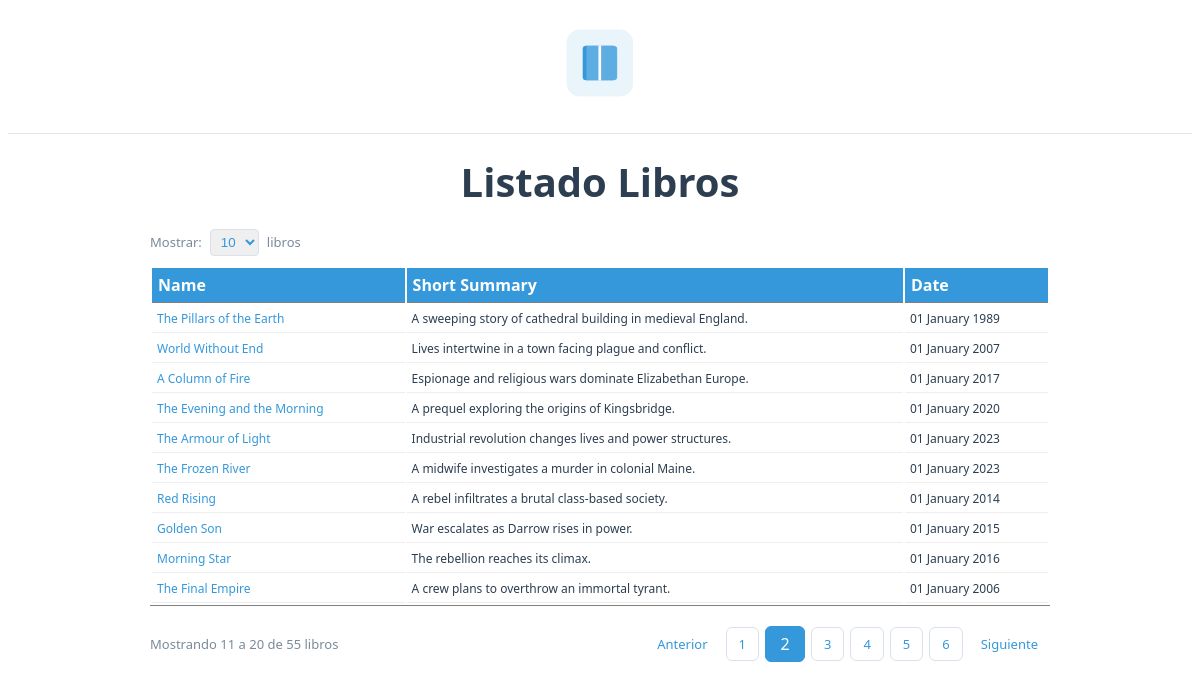
/books.php?firstItem=10&itemsPerPage=10, run on the app's committed database.
### tables this page shows
CREATE TABLE `books` (
  `book_id` mediumint(8) UNSIGNED NOT NULL,
  `book_name` varchar(200) NOT NULL,
  `isbn13` char(13) NOT NULL,
  `first_publication_date` date NOT NULL,
  `url_file` char(26) NOT NULL,
  `cover_image` char(26) NOT NULL,
  `summary` text NOT NULL,
  `shortsummary` varchar(90) NOT NULL
);

### models/mod002_accesoadatos_execute_query.php (called while the page is built, shortened)
 <?php
    function mod002_executeQuery( $strSQL, $attributes ) {
        $link = mod001_conectoBD();
 		try {
			if ( $result = $link->query( $strSQL ) ) {
				if ( $result->num_rows !== 0) {
					$arRetorno[ "status" ][ "codError" ] = "000";
					$arRetorno[ "status" ][ "numRows" ] = $result->num_rows;
					$i = 0;
					while ($row = $result->fetch_array(MYSQLI_ASSOC)) {
						foreach ( $attributes as $element) {
							if (isset($element[2])) {
								if ($element[2] === "bool") {
									$arRetorno["data"][$i][$element[1]] = (bool)$row[$element[0]];
								} else if ($element[2] === "int") {
									if ($row[$element[0]] !== null) {
										$arRetorno["data"][$i][$element[1]] = intval( $row[ $element[ 0 ] ] );
									} else {
										$arRetorno["data"][$i][$element[1]] = null;
									}
								}
							} else {
								$arRetorno["data"][$i][$element[1]] = $row[$element[0]];
							}
						}
						$i++;
					}
				} else {
					$arRetorno["status"]["codError"]    = "001";
					$arRetorno["status"]["strSQL"]      = $strSQL;
				}
			}
		} catch (mysqli_sql_exception $e) {
			error_log($e->getMessage());
			$arRetorno["status"]["codError"]        = "002";
			$arRetorno["status"]["strSQL"]          = $strSQL;
			$arRetorno["status"]["msgError"]        = $e -> getMessage();
		}
        return $arRetorno;
    }
?>

### models/books/mod002_accesoadatos.php (called while the page is built, shortened)
 <?php
	require "models/mod002_accesoadatos_execute_query.php";
	function mod002_getBooksPagination( $firstItem, $itemsPerPage ) {
		$attributes = [
			[ "book_id", "book_id", "int"],
			[ "book_name","book_name"],
			[ "shortsummary","summary"],
			[ "first_publication_date", "first_publication_date"],
			[ "isbn13", "isbn13"],
			[ "cover_image", "cover_image"]
		];
		$strSQL = "SELECT
					`books`.`book_id`,
					`books`.`book_name`,
					`books`.`shortsummary`,
					`books`.`first_publication_date`,
					`books`.`isbn13`,
					`books`.`cover_image`
		FROM `books`
		LIMIT $firstItem, $itemsPerPage
		";
		return mod002_executeQuery($strSQL, $attributes);
	}
	function mod002_getTotalBooks() {
		$attributes = [
			[ "totalBooks", "totalBooks", "int"]
		];
		$strSQL = "SELECT COUNT( * ) AS totalBooks
				   FROM `books`";
		return mod002_executeQuery($strSQL, $attributes);
	}
?>

### models/books/mod003_logica.php (called while the page is built, shortened)
 <?php
	require "models/books/mod002_accesoadatos.php";
	function mod003_getBooksPagination( $firstItem, $itemsPerPage ) {
		$books = mod002_getBooksPagination( $firstItem, $itemsPerPage );
		return $books;
	}
	function mod003_getTotalBooks() {
		$totalBooks = mod002_getTotalBooks();
 		return $totalBooks[ "data" ][ 0 ][ "totalBooks" ];
	}
?>

### books.php (called while the page is built)
<?php
	require "models/books/mod004_presentacion.php";
	if (isset($_GET["book_id"])) {
		$book_id = $_GET["book_id"];
		$html = mod004_getBookDetail($book_id);
	} else {
		if ( isset( $_GET[ "firstItem" ], $_GET[ "itemsPerPage" ]  ) ) {
			$firstItem = $_GET[ "firstItem" ];
			$itemsPerPage = $_GET[ "itemsPerPage" ];
		}else{
			$firstItem = "0";
			$itemsPerPage = "10";
		}
		$html = mod004_getBooksPagination( $firstItem, $itemsPerPage );
	}
	require "views/view_books.php";
?>

### models/books/mod004_presentacion.php (the view, shortened to what this page needs)
<?php
	require "models/books/mod003_logica.php";
	function mod004_getBooksPagination( $firstItem, $itemsPerPage ) {
		$data = mod003_getBooksPagination( $firstItem, $itemsPerPage );
		$title = "Libros";
		$html = "";
		if ($data[ "status" ][ "codError" ] === "000" ){
			$books_data = $data["data"];
			$html .= "<h1>Listado Libros</h1>";
			$html .= mod004_itemsPerPageOptions( $itemsPerPage, $firstItem );
			$html .= "<table id='books_table'>";
			$html .= "<thead><tr>
				<th>Name</th>
				<th>Short Summary</th>
				<th>Date</th>
			</tr></thead>";
			$html .= "<tbody>";
			foreach ( $books_data as $book ) {
				$html .= "<tr>"
							. "<td><a href='books.php?book_id=".$book["book_id"]."'>".$book["book_name"]."</a></td>"
							. "<td>".$book["summary"]."</td>"
							. "<td>".$book["first_publication_date"]."</td>"
							. "</tr>";
			}
			$html .= "</tbody></table>";
			$html .= mod004_controlsPagination( $firstItem, $itemsPerPage );
			return [
				"title" => $title,
				"html" => $html
			];
		} else {
			return mod004_generateError($data[ "status" ]);
		}
	}
	function mod004_itemsPerPageOptions( $currentItemsPerPage, $firstItem) {
		$options = [5, 10, 20, 50];
		$html = "<div class='itemsPerPageControl'><span>Mostrar: </span>";
		$html .= "<form method='GET' id='itemsPerPageForm'>";
		$html .= "<select id='itemsPerPageSelect' name='itemsPerPage' onchange='this.form.firstItem.value=0; this.form.submit();'>";
		foreach ( $options as $option ) {
			$selected = ($option == $currentItemsPerPage) ? "selected" : "";
			$html .= "<option value='$option' $selected>$option</option>";
		}
		$html .= "</select>";
		$html .= "<input type='hidden' name='firstItem' value='0'>";
		$html .= "</form><span>libros</span></div>";
		return $html;
	}
	function mod004_controlsPagination( $firstItem, $itemsPerPage ) {
		$totalBooks = mod003_getTotalBooks();
		$htmlControls = "";
		$htmlControls .= "<div class='pagination_container'>";
		$htmlControls .= "<div class='pagination_info'>Mostrando " . ($firstItem + 1) . " a " . min($firstItem + $itemsPerPage, $totalBooks) . " de $totalBooks libros</div>";
		$currentPage = floor($firstItem / $itemsPerPage) + 1;
		$totalPages = ceil($totalBooks / $itemsPerPage);
		$htmlControls .= "<div class='pagination_controls'>";
		if ( $currentPage > 1 ) {
			$prevPage = $firstItem - $itemsPerPage;
			$htmlControls.= "<div class='control'> <a href='books.php?firstItem=$prevPage&itemsPerPage=$itemsPerPage'>Anterior</a> </div>";
		}else{
			$htmlControls.= "<div class='control disabled'>Anterior</div>";
		}
		for ( $i = 1; $i <= $totalPages; $i++ ) {
			$pageStartItem = ($i - 1) * $itemsPerPage;
			if ( $i == $currentPage ) {
				$htmlControls.= "<div class='control page_btn page_btn_current'>$i</div>";
			} else {
				$htmlControls.= "<div class='control page_btn'> <a href='books.php?firstItem=$pageStartItem&itemsPerPage=$itemsPerPage'>$i</a> </div>";
			}
		}
		if ( $currentPage < $totalPages ) {
			$nextPage = $firstItem + $itemsPerPage;
			$htmlControls.= "<div class='control'> <a href='books.php?firstItem=$nextPage&itemsPerPage=$itemsPerPage'>Siguiente</a> </div>";
		} else {
			$htmlControls.= "<div class='control disabled'>Siguiente</div>";
		}
		$htmlControls.= "</div>";
		$htmlControls.= "</div>";
		return $htmlControls;
	}
?>

### assets/css/style.css (style rules this page uses)
body { font-family: "Segoe UI", Roboto, Arial, sans-serif; }
h1, h2, h3, p { text-align: center; }
h1 { font-size: 40px; font-weight: 800; margin-bottom: 20px; margin-top: 0px; }
table { width: 100%; border-bottom: gray 1px solid; }
table thead { background-color: #3498db; color: white; }
th { text-align: left; padding: 6px; font-weight: 600; border-bottom: gray 1px solid; }
td { padding: 5px; border-bottom: 1px solid #eee; vertical-align: top; font-size: 12px; }
a { color: #3498db; text-decoration: none; }
.itemsPerPageControl { display: flex; gap: 8px; align-items: center; margin-bottom: 10px; font-size: 13px; color: #7a8a9a; }
.itemsPerPageControl select { padding: 4px 6px; color: #3498db; border: 1px solid #d9e2ec; border-radius: 4px; }
.pagination_container { margin-top: 20px; display: flex; justify-content: space-between; align-items: center; gap: 15px; flex-wrap: wrap; }
.pagination_info { font-size: 13px; color: #7a8a9a; }
.pagination_controls { display: flex; align-items: center; gap: 6px; }
.control { display: flex; align-items: center; justify-content: center; }
.control a { display: inline-block; padding: 7px 12px; color: #3498db; font-size: 13px; }
.page_btn { min-width: 18px; text-align: center; border: 1px solid #d9e2ec; border-radius: 6px; padding: 0px; }
.page_btn_current { background: #3498db; border: 1px solid #3498db; color: white; font-weight: 500; padding: 6px 10px; }

### data on the page
books: book_name "The Pillars of the Earth", shortsummary "A sweeping story of cathedral building in medieval England.", first_publication_date "01 January 1989"
books: book_name "World Without End", shortsummary "Lives intertwine in a town facing plague and conflict.", first_publication_date "01 January 2007"
books: book_name "A Column of Fire", shortsummary "Espionage and religious wars dominate Elizabethan Europe.", first_publication_date "01 January 2017"
books: book_name "The Evening and the Morning", shortsummary "A prequel exploring the origins of Kingsbridge.", first_publication_date "01 January 2020"
books: book_name "The Armour of Light", shortsummary "Industrial revolution changes lives and power structures.", first_publication_date "01 January 2023"
books: book_name "The Frozen River", shortsummary "A midwife investigates a murder in colonial Maine.", first_publication_date "01 January 2023"
books: book_name "Red Rising", shortsummary "A rebel infiltrates a brutal class-based society.", first_publication_date "01 January 2014"
books: book_name "Golden Son", shortsummary "War escalates as Darrow rises in power.", first_publication_date "01 January 2015"
books: book_name "Morning Star", shortsummary "The rebellion reaches its climax.", first_publication_date "01 January 2016"
books: book_name "The Final Empire", shortsummary "A crew plans to overthrow an immortal tyrant.", first_publication_date "01 January 2006"

### other printed values
$firstItem + 1 "11"
min($firstItem + $itemsPerPage, $totalBooks) "20"
$totalBooks "55"
form field itemsPerPage "10"
